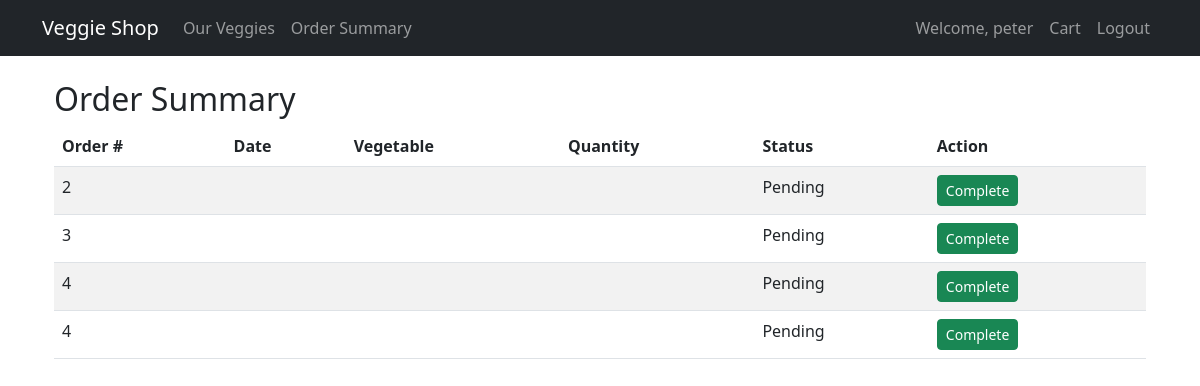
Page /summary/ (signed in) on the earlier database version.
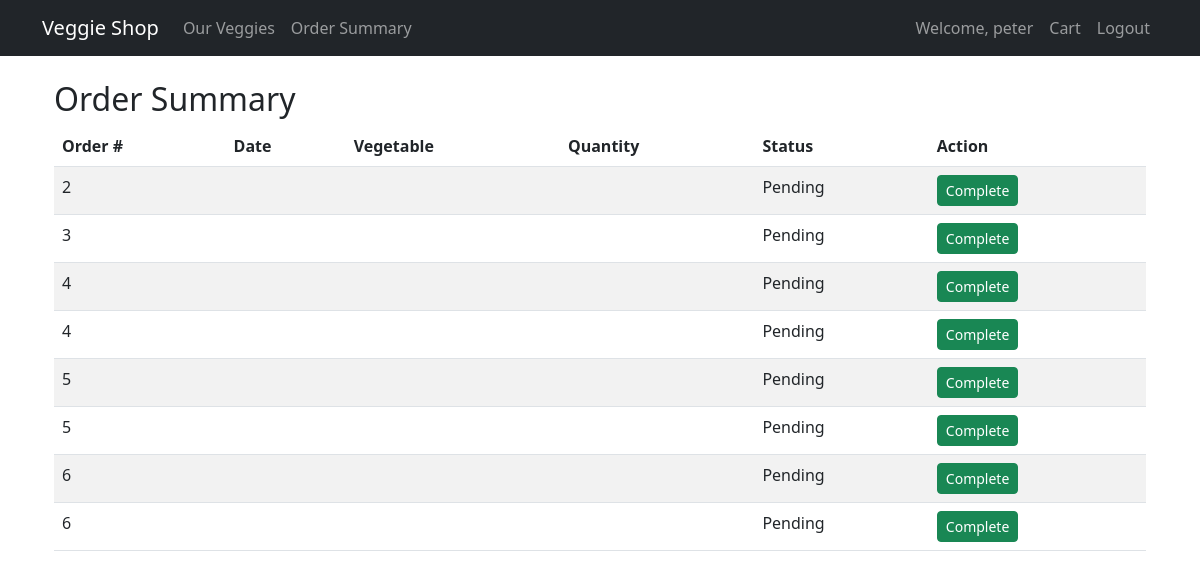
Same page on the later database version.
### cart/models.py (models this page shows, shortened)
class OrderItem(models.Model):
    order = models.ForeignKey(Order, related_name='items', on_delete=models.CASCADE)
    vegetable = models.ForeignKey(Vegetable, on_delete=models.CASCADE)
    quantity = models.IntegerField(default=1)
    price = models.DecimalField(max_digits=10, decimal_places=2)

### cart/views.py (the view)
# urls.py: path('summary/', views.vegetable_order_summary, name='vegetable_summary'),
@staff_member_required
def vegetable_order_summary(request):
    print("All Orders:", Order.objects.all().count())
    print("All OrderItems:", OrderItem.objects.all().count())
    order_items = OrderItem.objects.select_related('order', 'vegetable').all()
    print("Query Results:", len(order_items))
    return render(request, 'cart/vegetable_summary.html', {
        'orders': order_items
    })

### cart/templates/cart/vegetable_summary.html (shortened to what this page needs)
{% extends "base.html" %}
{% block content %}
<div class="container mt-4">
    <h2>Order Summary</h2>
    <table class="table table-striped">
        <thead>
            <tr>
                <th>Order #</th>
                <th>Date</th>
                <th>Vegetable</th>
                <th>Quantity</th>
                <th>Status</th>
                <th>Action</th>
            </tr>
        </thead>
        <tbody>
            {% for order in orders %}
            <tr>
                <td>{{ order.order_id }}</td>
                <td>{{ order.order__date_ordered|date:"Y-m-d H:i" }}</td>
                <td>{{ order.vegetable__name }}</td>
                <td>{{ order.total_quantity }}</td>
                <td>{{ order.complete|yesno:"Complete,Pending" }}</td>
                <td>
                    {% if not order.complete %}
                    <form method="post" action="{% url 'complete_order' order.order_id %}">
                        <button type="submit" class="btn btn-success btn-sm">Complete</button>
                    </form>
                    {% endif %}
                </td>
            </tr>
            {% endfor %}
        </tbody>
    </table>
</div>
{% endblock %}

Differences in the rows shown:
added OrderItem: order_id "5", complete "Pending"
added OrderItem: order_id "5", complete "Pending"
added OrderItem: order_id "6", complete "Pending"
added OrderItem: order_id "6", complete "Pending"
